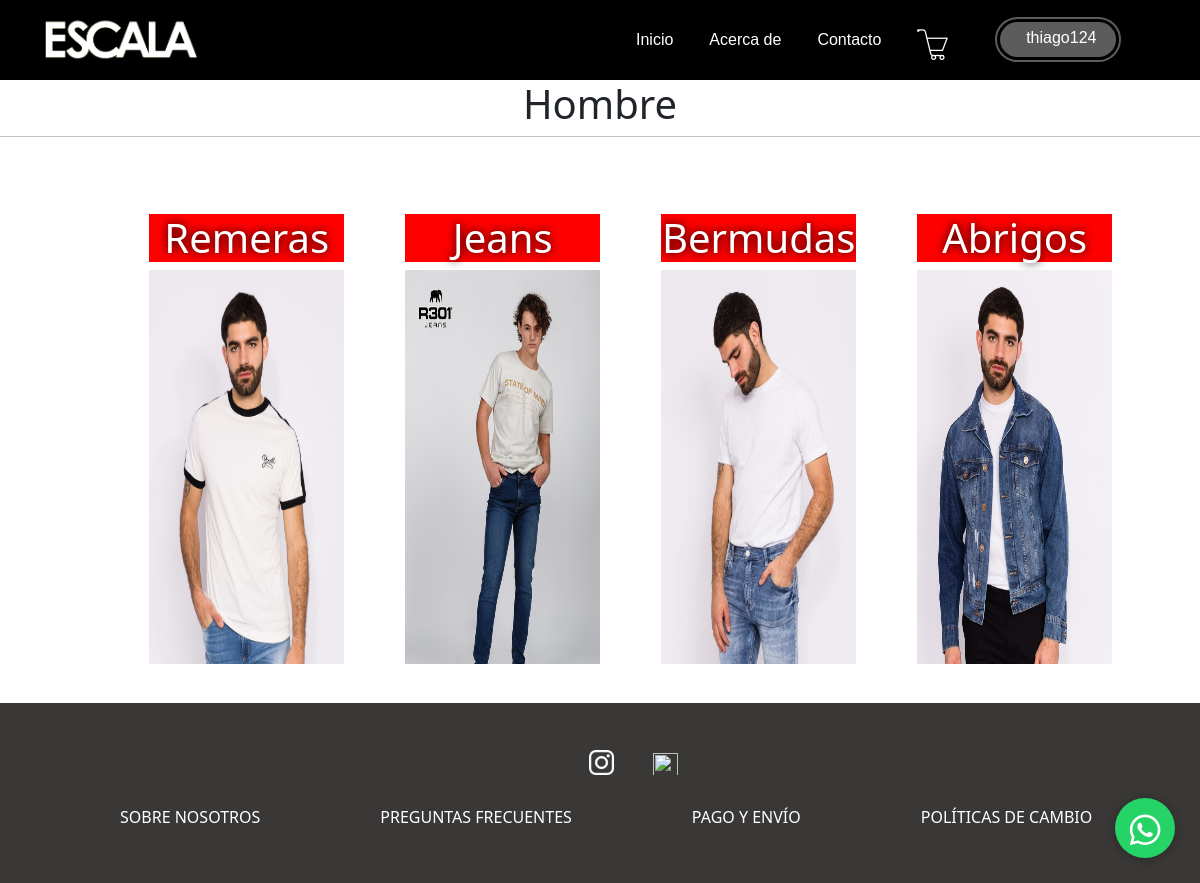
The page /tiendaHombres.php (signed in) on the database its author committed.
### tables this page shows
CREATE TABLE `categoriashombre` (
  `idcategoriah` int(11) NOT NULL,
  `nombrecath` varchar(20) NOT NULL
);

### tiendaHombres.php (the view, shortened to what this page needs)
<!DOCTYPE html>
<html lang="en">
<head>
    <link rel="stylesheet" href="Style\Css\style.css">
    <link rel="stylesheet" href="fontello.css">
</head>
<body>
<?php include 'encabezado.php';
include 'Conexion.php' ?>
    <div class="titulo-tienda">
        <h1>Hombre</h1>
    </div>
    <center>
            <div class="categorias">
                <?php
            $sql= "SELECT * FROM categoriashombre";
        $r= mysqli_query($conn, $sql);
        $i=0;
        while ($i<4){
            while ($row= mysqli_fetch_array($r)){
                ?>
                <a href=" <?php echo $row['nombrecath']?>.php" class="item-cat-mujer">
                <h1 id="texto"> <?php echo $row['nombrecath'] ?>  </h1>
                <img src="Assets/Imágenes/<?php echo $row['nombrecath']?>.jpg" alt="">
                </a>
                <?php
            }
            $i++;
        }
        ?>
        <br>
        </div>
    </center>
    <a href="https://api.whatsapp.com/send?phone=543564589550" target="_blank" class="btn-wsp"> <i class="fa fa-whatsapp icono"></i></i></a>
    <?php include 'footer.php'; ?>
</body>
</html>

### Style/Css/style.css (style rules this page uses)
body { font-family: "Gill Sans", "Gill Sans MT", Calibri, "Trebuchet MS", sans-serif; margin: 0 !important; }
a { margin-top: 13px; margin-left: 6%; float: left; text-decoration: none; }
h1 { text-align: center !important; }
.btn-wsp { position: fixed; width: 60px; height: 60px; line-height: 63px; bottom: 25px; right: 25px; background: #25d366; color: #fff; border-radius: 50px; text-align: center; font-size: 35px; -webkit-box-shadow: 0px 1px 10px rgba(0, 0, 0, 0.3); box-shadow: 0px 1px 10px rgba(0, 0, 0, 0.3); z-index: 100; -webkit-transition: all 300ms ease; -o-transition: all 300ms ease; transition: all 300ms ease; }
.titulo-tienda { width: 100%; height: 15%; text-align: center; border-bottom: 1px solid rgba(70, 69, 69, 0.322); }
.categorias { margin: 4%; padding: 1em; width: 88%; height: auto; overflow: hidden; }
.item-cat-mujer { width: 19%; height: 450px; overflow: hidden; display: inline-block; transition: 1s; text-decoration: none; }
.item-cat-mujer img { width:100%; height:100%; }
#texto { background-color: red; transition: 1s; color: #fff; text-shadow:0 0 10px black; }

### rows shown on the page
categoriashombre: nombrecath "Remeras", nombrecath (picture)
categoriashombre: nombrecath "Jeans", nombrecath (picture)
categoriashombre: nombrecath "Bermudas", nombrecath (picture)
categoriashombre: nombrecath "Abrigos", nombrecath (picture)

### other values the page prints
$_SESSION['usuario'] "thiago124"
